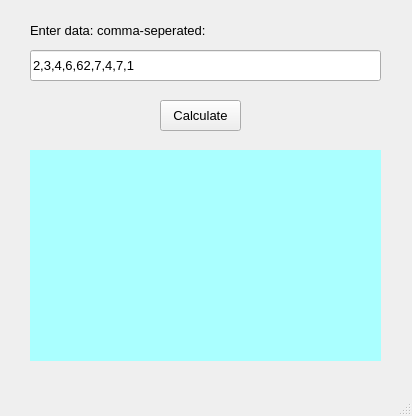
<?xml version="1.0" encoding="UTF-8"?>
<ui version="4.0">
 <class>MainWindow</class>
 <widget class="QMainWindow" name="MainWindow">
  <property name="geometry">
   <rect>
    <x>0</x>
    <y>0</y>
    <width>412</width>
    <height>416</height>
   </rect>
  </property>
  <property name="windowTitle">
   <string>MainWindow</string>
  </property>
  <widget class="QWidget" name="centralwidget">
   <widget class="QLabel" name="label">
    <property name="geometry">
     <rect>
      <x>30</x>
      <y>20</y>
      <width>191</width>
      <height>21</height>
     </rect>
    </property>
    <property name="font">
     <font>
      <pointsize>10</pointsize>
     </font>
    </property>
    <property name="text">
     <string>Enter data: comma-seperated:</string>
    </property>
   </widget>
   <widget class="QLineEdit" name="lineEditData">
    <property name="geometry">
     <rect>
      <x>30</x>
      <y>50</y>
      <width>351</width>
      <height>31</height>
     </rect>
    </property>
    <property name="font">
     <font>
      <pointsize>10</pointsize>
     </font>
    </property>
    <property name="text">
     <string>2,3,4,6,62,7,4,7,1</string>
    </property>
   </widget>
   <widget class="QPushButton" name="pushButtonCalculate">
    <property name="geometry">
     <rect>
      <x>160</x>
      <y>100</y>
      <width>81</width>
      <height>31</height>
     </rect>
    </property>
    <property name="font">
     <font>
      <pointsize>10</pointsize>
     </font>
    </property>
    <property name="text">
     <string>Calculate</string>
    </property>
   </widget>
   <widget class="QLabel" name="labelResult">
    <property name="geometry">
     <rect>
      <x>30</x>
      <y>150</y>
      <width>351</width>
      <height>211</height>
     </rect>
    </property>
    <property name="font">
     <font>
      <pointsize>10</pointsize>
     </font>
    </property>
    <property name="styleSheet">
     <string notr="true">background-color: rgb(170, 255, 255);
color: rgb(255, 170, 0);</string>
    </property>
    <property name="text">
     <string/>
    </property>
   </widget>
  </widget>
  <widget class="QMenuBar" name="menubar">
   <property name="geometry">
    <rect>
     <x>0</x>
     <y>0</y>
     <width>412</width>
     <height>22</height>
    </rect>
   </property>
  </widget>
  <widget class="QStatusBar" name="statusbar"/>
 </widget>
 <resources/>
 <connections/>
</ui>
